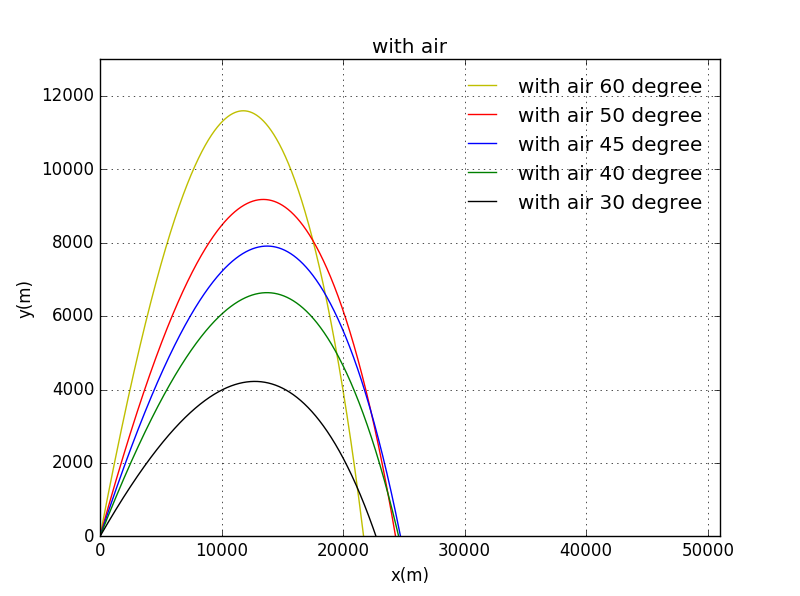

The Python source for this figure:
import numpy as np
import math
import matplotlib.pyplot as plt
# initial

def initial(angle):

    

    x=[0.0]
    y=[0.0]
    vx=[700.0*np.cos(angle)]
    vy=[700.0*np.sin(angle)]
    v=[700.0]
    dt=0.02

    g=9.8



    while y[-1]>=0:
        x_new = x[-1] + vx[-1]*dt
        y_new = y[-1] + vy[-1]*dt
        vx_new = vx[-1] 
        vy_new = vy[-1] - g*dt
        v_new = math.sqrt(vx_new**2 + vy_new**2) 
        x.append(x_new)
        y.append(y_new)
        vx.append(vx_new)
        vy.append(vy_new)
        v.append(v_new)

#the landing point

    r = -float(y[-2]/y[-1])
    xl = (x[-2]+r*x[-1])/(r+1)
    yl=0
    x[-1] = xl
    y[-1] = yl



    return (x,y)
    
def with_airdrag_airdensity  (angle):



    x=[0.0]
    y=[0.0]
    vx=[700.0*np.cos(angle)]
    vy=[700.0*np.sin(angle)]
    v=[700.0]
    dt=0.02
    B2=4.0*pow(10.0,-5.0)
    at0=6.5*pow(10.0,-3.0)/280.0
    g=9.8
    alpha=2.5



    while y[-1]>=0:
        x_new = x[-1] + vx[-1]*dt
        y_new = y[-1] + vy[-1]*dt
        vx_new = vx[-1] - B2*pow(1-at0*y[-1],alpha)*v[-1]*vx[-1]*dt
        vy_new = vy[-1] - B2*pow(1-at0*y[-1],alpha)*v[-1]*vy[-1]*dt - g*dt
        v_new = math.sqrt(vx_new**2 + vy_new**2) 
        x.append(x_new)
        y.append(y_new)
        vx.append(vx_new)
        vy.append(vy_new)
        v.append(v_new)


    r = -float(y[-2]/y[-1])
    xl = (x[-2]+r*x[-1])/(r+1)
    yl=0
    x[-1] = xl
    y[-1] = yl



    return (x,y)
    
# plot


x1,y1 = np.array(with_airdrag_airdensity(np.pi/3))
x2,y2 = np.array(with_airdrag_airdensity(np.pi/4))
x3,y3 = np.array(with_airdrag_airdensity(np.pi*5/18))
x4,y4 = np.array(with_airdrag_airdensity(np.pi*2/9))
x5,y5 = np.array(with_airdrag_airdensity(np.pi/6))
plt.figure
ax0=plt.plot(x1,y1,'y-',label='with air 60 degree')
ax1=plt.plot(x3,y3,'r-',label='with air 50 degree')
ax2=plt.plot(x2,y2,'b-',label='with air 45 degree')
ax3=plt.plot(x4,y4,'g-',label='with air 40 degree')
ax4=plt.plot(x5,y5,'k-',label='with air 30 degree')
plt.grid(True)
plt.title('with air')
plt.xlabel('x(m)')
plt.ylabel('y(m)')
plt.xlim(0,51000)
plt.ylim(0,13000)

plt.legend(loc='upper right',frameon=False)

plt.show()
